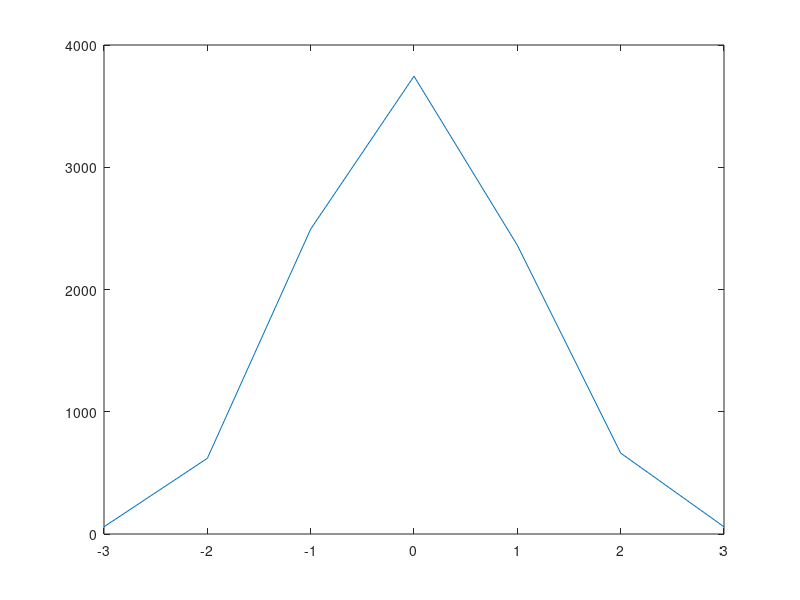

MATLAB code to generate this figure:
number = randn([1 5]);
disp(number);

matrix = randn([2 3]);
disp(matrix);

noise = randn([1 10000]);
[n, x] = hist(noise, linspace(-3, 3, 7));
plot(x, n);